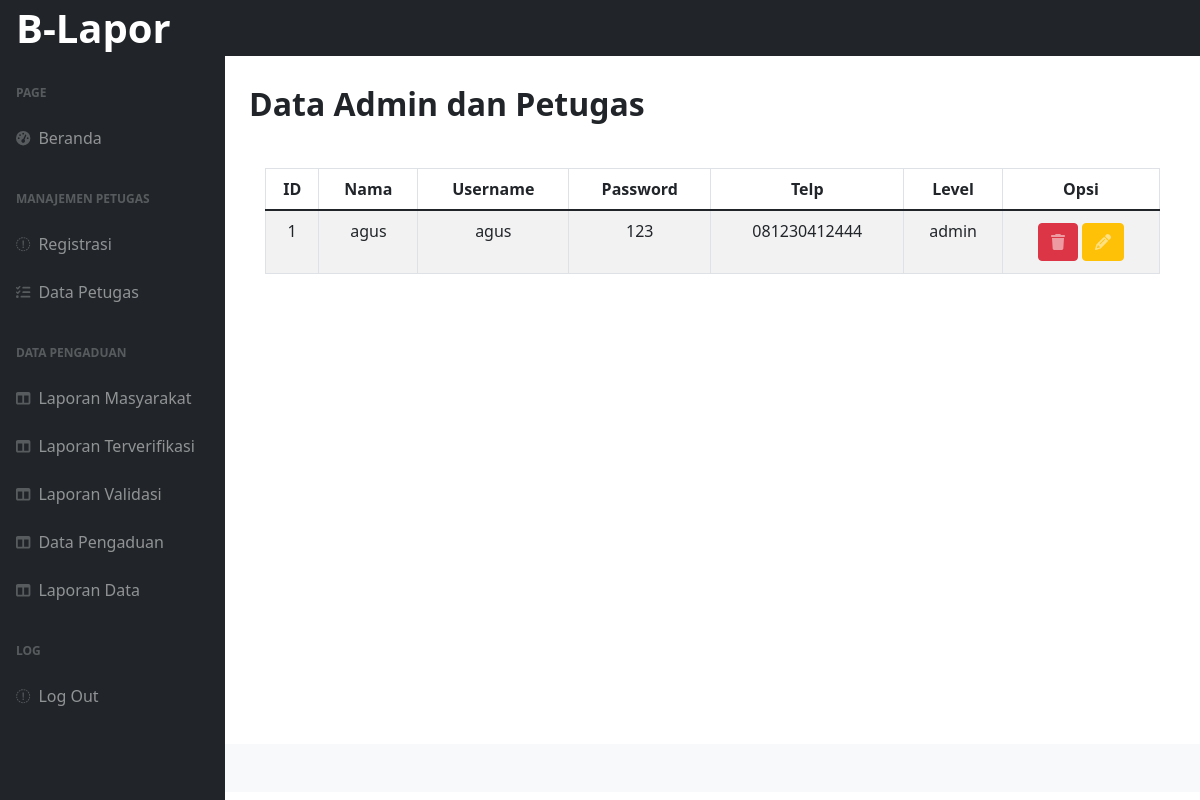
The app's page /admin/manajemen.php (signed in) with its own data.
### tables this page shows
CREATE TABLE `petugas` (
  `id_petugas` int NOT NULL,
  `nama_petugas` varchar(35) NOT NULL,
  `username` varchar(25) NOT NULL,
  `password` varchar(32) NOT NULL,
  `telp` varchar(13) NOT NULL,
  `level` enum('admin','petugas') NOT NULL
);

### admin/manajemen.php (the view, shortened to what this page needs)
<?php
    include "../template/header.php"
?>
            <div id="layoutSidenav_content">
                <main>
                    <div class="container-fluid px-4">
                        <div class="mt-4 mb-4 fs-2 fw-bolder">Data Admin dan Petugas</div>
              <div class="card-body">
                <table id="example1" class="table table-bordered table-striped" style="text-align:center">
                  <thead>
                  <tr>
                    <th>ID</th>
                    <th>Nama</th>
                    <th>Username</th>
                    <th>Password</th>
                    <th>Telp</th>
                    <th>Level</th>
                    <th>Opsi</th>
                  </tr>
                  </thead>
                  <tbody>
                  <?php
                    include "../proses/koneksi.php";
                    $tampil=mysqli_query($koneksi,"select * from petugas");
                    $cek=mysqli_num_rows($tampil);
                    if ($cek>0) {
                    while($data=mysqli_fetch_array($tampil)) {
                  ?>
                    <tr>
                      <td><?php echo $data['id_petugas'] ?></td>
                      <td><?php echo $data['nama_petugas'] ?></td>
                      <td><?php echo $data['username'] ?></td>
                      <td><?php echo $data['password'] ?></td>
                      <td><?php echo $data['telp'] ?></td>
                      <td><?php echo $data['level'] ?></td>
                      <td>
                        <a href="../proses/hapus_petugas.php?id=<?php echo $data['0'];?>" class="my-1 btn btn-danger btn-icon-split" onclick="return confirm('Anda yakin untuk menghapus Data Ini?')">
                              <span class="icon text-white-50">
                                  <i class="fa-solid fa-trash"></i>
                              </span>
                        </a>
                        <a href="edit_petugas.php?id=<?php echo $data['0'];?>" class="my-1 btn btn-warning btn-icon-split" onclick="return confirm('Anda yakin untuk mengedit Data Ini?')">
                              <span class="icon text-white-50">
                                  <i class="fa-solid fa-pencil"></i>
                              </span>
                        </a>
                      </td>
                    </tr>
                  <?php
                  }
                } else {
                 ?>
                  <tr>
                    <td colspan="7">Belum Ada Laporan Dari Masyarakat</td>
                  </tr>
                 <?php
                }
                  ?>
                  </tbody>
                </table>
              </div>
            </div>
                    </div>
            </div>
    </body>
</html>
<?php
  include "../template/footer.php"
?>

### records on screen
petugas: id_petugas "1", nama_petugas "agus", username "agus", password "123", telp "081230412444", level "admin"
